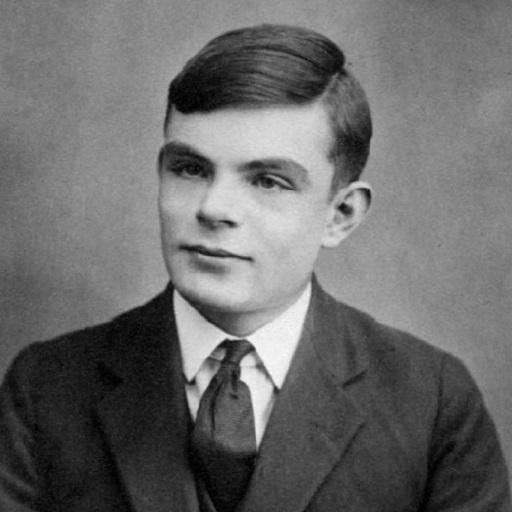
#> input picture HW6/Alan_Turing.jpg, 512 x 512 px
$ python solution7.4.py
#> lines starting #> are read from the running program, lines starting #| are printed output that depends on the picture
import numpy as np
from PIL import Image

if __name__ == '__main__':
    image: np.ndarray = np.array(Image.open('Alan_Turing.jpg', 'r'))
#> image is the input picture: shape (512, 512); min 0, max 251, mean 106.5
    U, sigma, VT = np.linalg.svd(image)
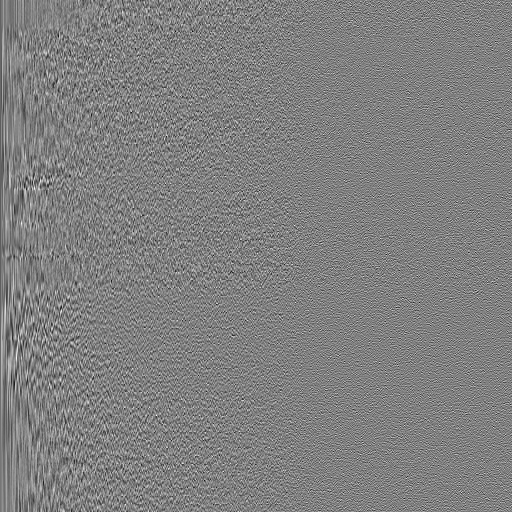
#> U: shape (512, 512) float64; min -0.219, max 0.216, mean -7.64e-05; drawn with min black and max white
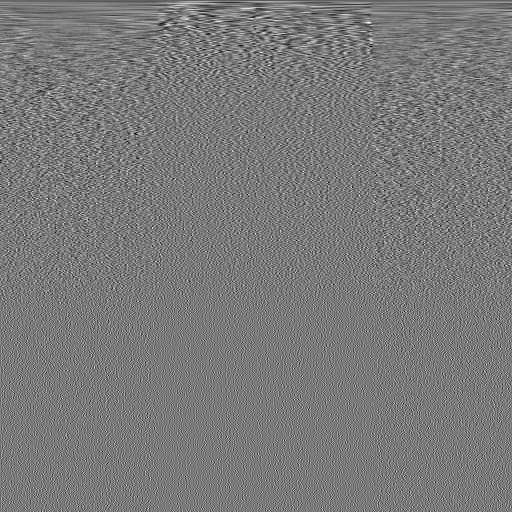
#> VT: shape (512, 512) float64; min -0.221, max 0.24, mean -9.61e-05; drawn with min black and max white
#> sigma = 512 values, max 58289.1 at index 0, min 0.00417 at index 511, mean 309.3
    for k in [2, 4, 8, 16, 32, 64, 128, 256]:
        image_k = np.sum([
            sigma[i] * U[:, i].reshape((512, 1)) @ VT[i, :].reshape((1, 512))
            for i in range(k)
        ], axis=0)
        output = Image.fromarray(image_k).convert('L')
        output.save(f'solution7.4_img/Alan_Turing_k={k}.pdf')
#> this loop made 8 passes
#> pass 1, `image_k = np.sum([ sigma[i] * U[:, i].reshape((512, 1)) @ VT[i, :].res..`:
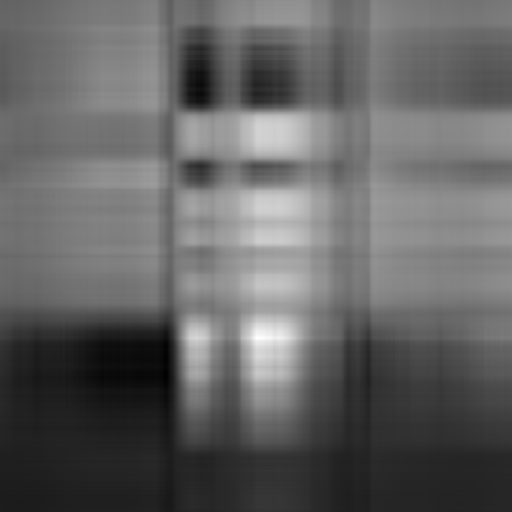
#> image_k: shape (512, 512) float64; min 3.64, max 266.6, mean 106.5; drawn with min black and max white
#> pass 2, `image_k = np.sum([ sigma[i] * U[:, i].reshape((512, 1)) @ VT[i, :].res..`:
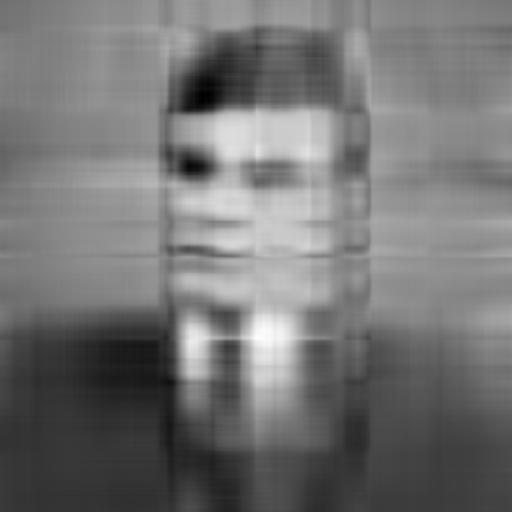
#> image_k: shape (512, 512) float64; min -21.78, max 259.4, mean 106.5; drawn with min black and max white
